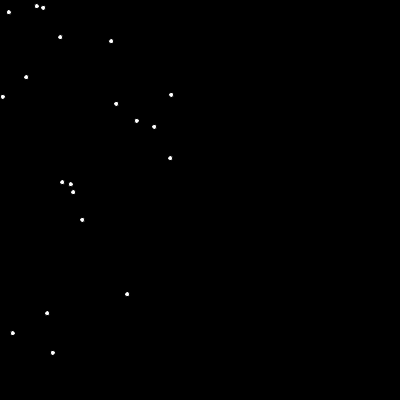
Frame 1 (no input)
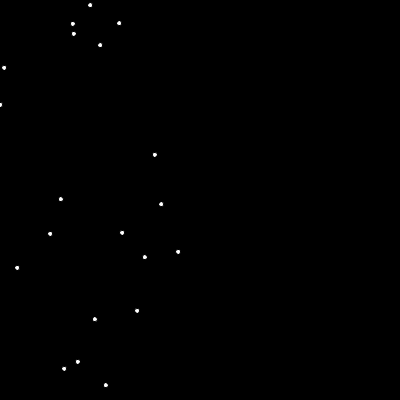
Frame 60 (the mouse pressed at the canvas centre just before this capture)
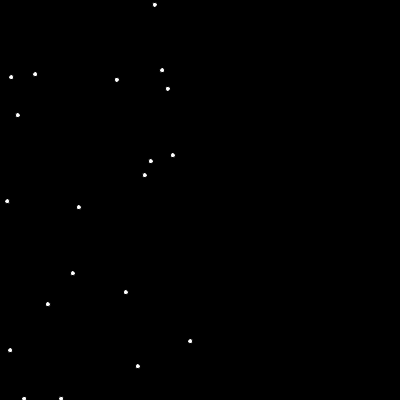
Frame 120 (the mouse held since frame 60 and released just before this capture)

The Processing sketch that drew these frames (run headless with seeded random() and noise(); from frame 60 on, the mouse is pressed at the canvas centre):

// Processing sketch: Ex_2_snapshots_6
// ── Ex_2_snapshots_6.pde
// Coding Art Book
// Yu Zhang + Mathias Funk, 2020

// preset mouse position for rendering 

void setup() {
  size(400, 400);
  mouseX = 180;
}

void draw() {
  background(0);
  for (int i = 0; i < 20; i++) {
    ellipse(random(0, mouseX), random(0, height), 5, 5);
  }
}
